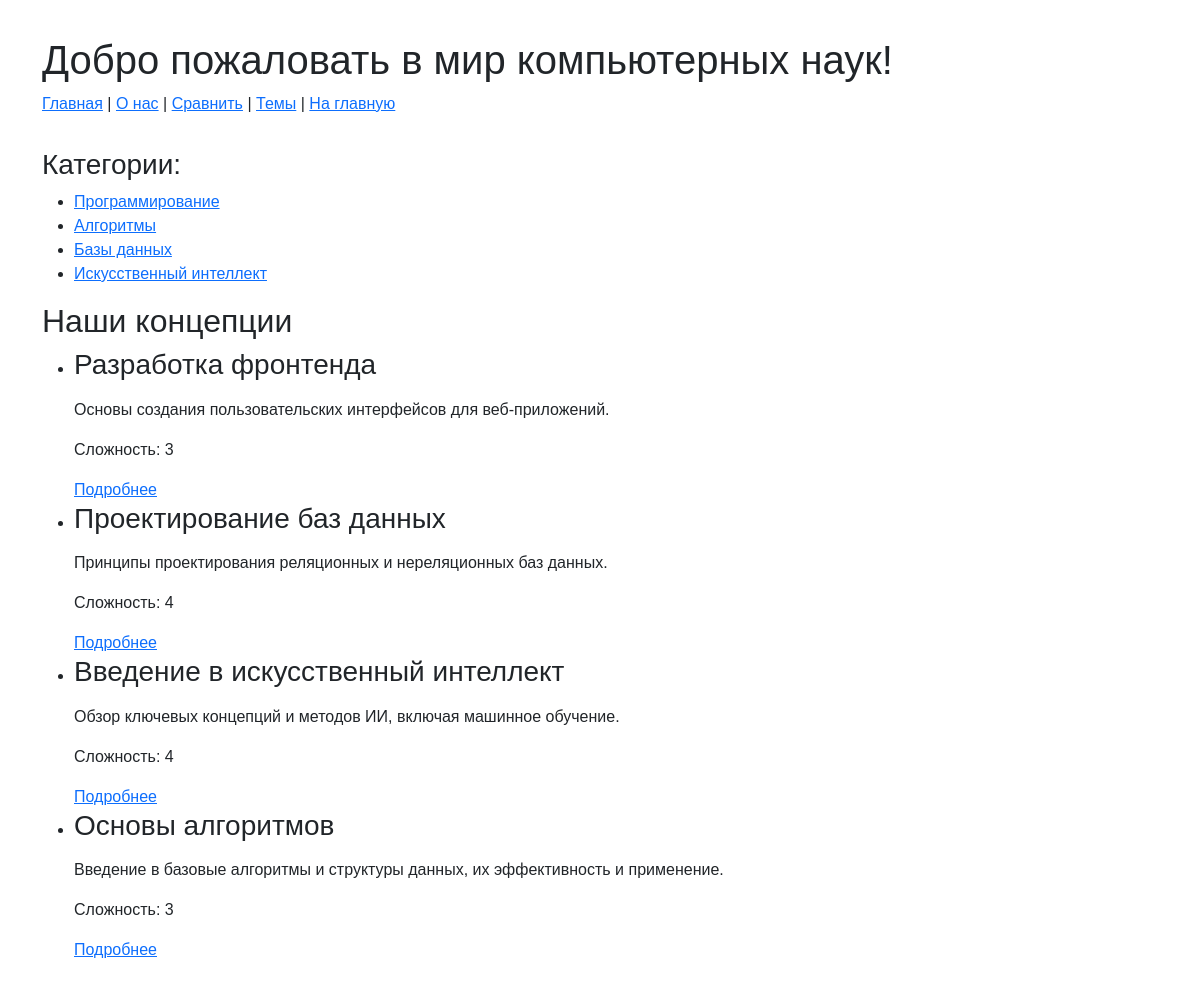
Before: / with the older database file.
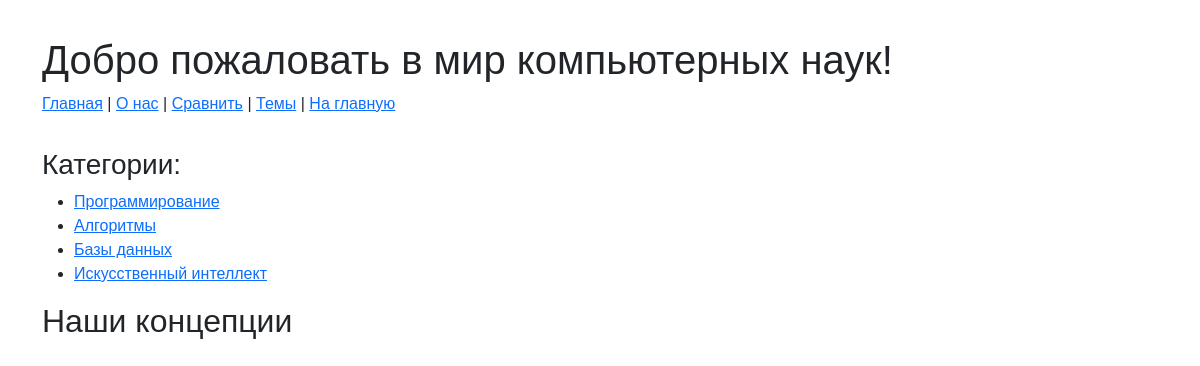
After: the same page with the newer database file.
### cs/models.py (models this page shows, shortened)
class ComputerScienceConcept(models.Model):
    class Status(models.IntegerChoices):
        DRAFT = 0, 'Черновик'
        PUBLISHED = 1, 'Опубликовано'
    title = models.CharField(max_length=255, verbose_name="Название концепции")
    slug = models.SlugField(max_length=255, unique=True, db_index=True, verbose_name="URL")
    description = models.TextField(blank=True, verbose_name="Описание")
    difficulty = models.IntegerField(default=1, verbose_name="Сложность (от 1 до 5)") # Новое поле для сложности
    time_create = models.DateTimeField(auto_now_add=True, verbose_name="Время создания")
    time_update = models.DateTimeField(auto_now=True, verbose_name="Время обновления")
    is_published = models.BooleanField(choices=Status.choices, default=Status.DRAFT, verbose_name="Публикация")
    field_of_study = models.ForeignKey(
        FieldOfStudy,
        on_delete=models.CASCADE,
        related_name='concepts',
        verbose_name="Область науки",
        null=True,
        blank=True
    )
    objects = models.Manager()         # Стандартный менеджер
    published = PublishedManager()       # Пользовательский менеджер для опубликованных записей
    class Meta:
        ordering = ['-time_create']
        indexes = [models.Index(fields=['-time_create'])]
        verbose_name = "Концепция компьютерных наук"
        verbose_name_plural = "Концепции компьютерных наук"
    def get_absolute_url(self):
        return reverse('concept_detail', kwargs={'concept_slug': self.slug})

### cs/views.py (the view)
# urls.py: path('', views.index, name='home'),           # Главная страница
def index(request):
    concepts = ComputerScienceConcept.published.all()  # Получаем только опубликованные концепции
    data = {
        'title': 'Главная страница',
        'concepts': concepts, # Передаем концепции в шаблон
    }
    return render(request, 'cs/index.html', context=data)

### cs/models.py (called while the page is built)
    def get_queryset(self):
        return super().get_queryset().filter(is_published=ComputerScienceConcept.Status.PUBLISHED)

### cs/templatetags/cs_tags.py (called while the page is built)
@register.simple_tag()
def get_categories():
    return categories_db

### cs/templates/cs/index.html (shortened to what this page needs)
{% extends 'cs/base.html' %}
{% block heading %}Добро пожаловать в мир компьютерных наук!{% endblock %}
{% block content %}
  <h2>Наши концепции</h2>
  <ul class="list-articles">
      {% for concept in concepts %}
        <li>
          <h3>{{ concept.title }}</h3>
          <p>{{ concept.description|linebreaks|truncatewords:30 }}</p>
          <p>Сложность: {{ concept.difficulty }}</p>
          <a href="{{ concept.get_absolute_url }}">Подробнее</a>
        </li>
      {% endfor %}
  </ul>
{% endblock %}

Changed rows visible on the page:
no longer on this page (row edited): ComputerScienceConcept: title "Разработка фронтенда", description "Основы создания пользовательских интерфейсов для веб-приложений.", difficulty "3"
no longer on this page (row edited): ComputerScienceConcept: title "Проектирование баз данных", description "Принципы проектирования реляционных и нереляционных баз данных.", difficulty "4"
no longer on this page (row edited): ComputerScienceConcept: title "Введение в искусственный интеллект", description "Обзор ключевых концепций и методов ИИ, включая машинное обучение.", difficulty "4"
no longer on this page (row edited): ComputerScienceConcept: title "Основы алгоритмов", description "Введение в базовые алгоритмы и структуры данных, их эффективность и применение.", difficulty "3"
